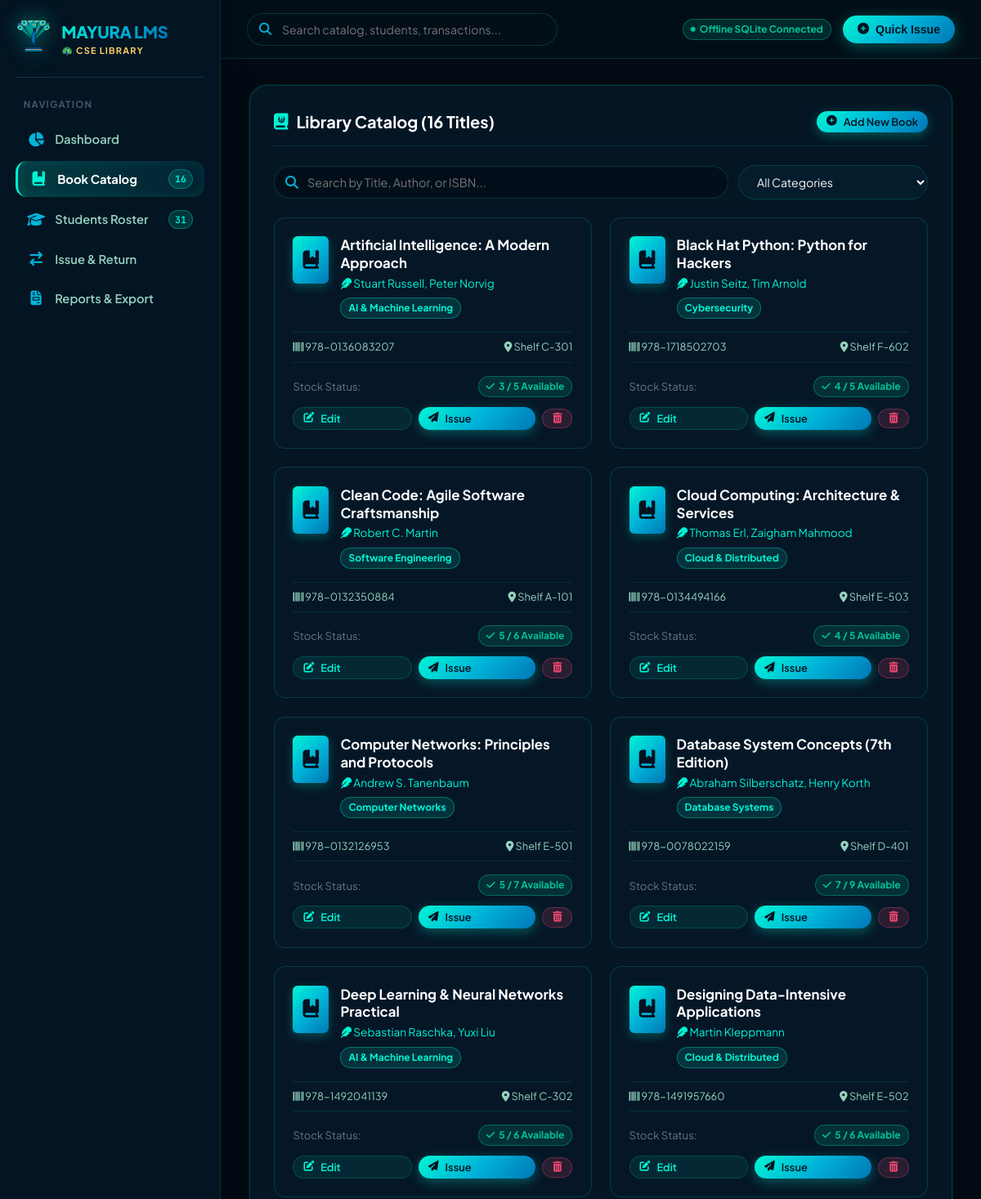
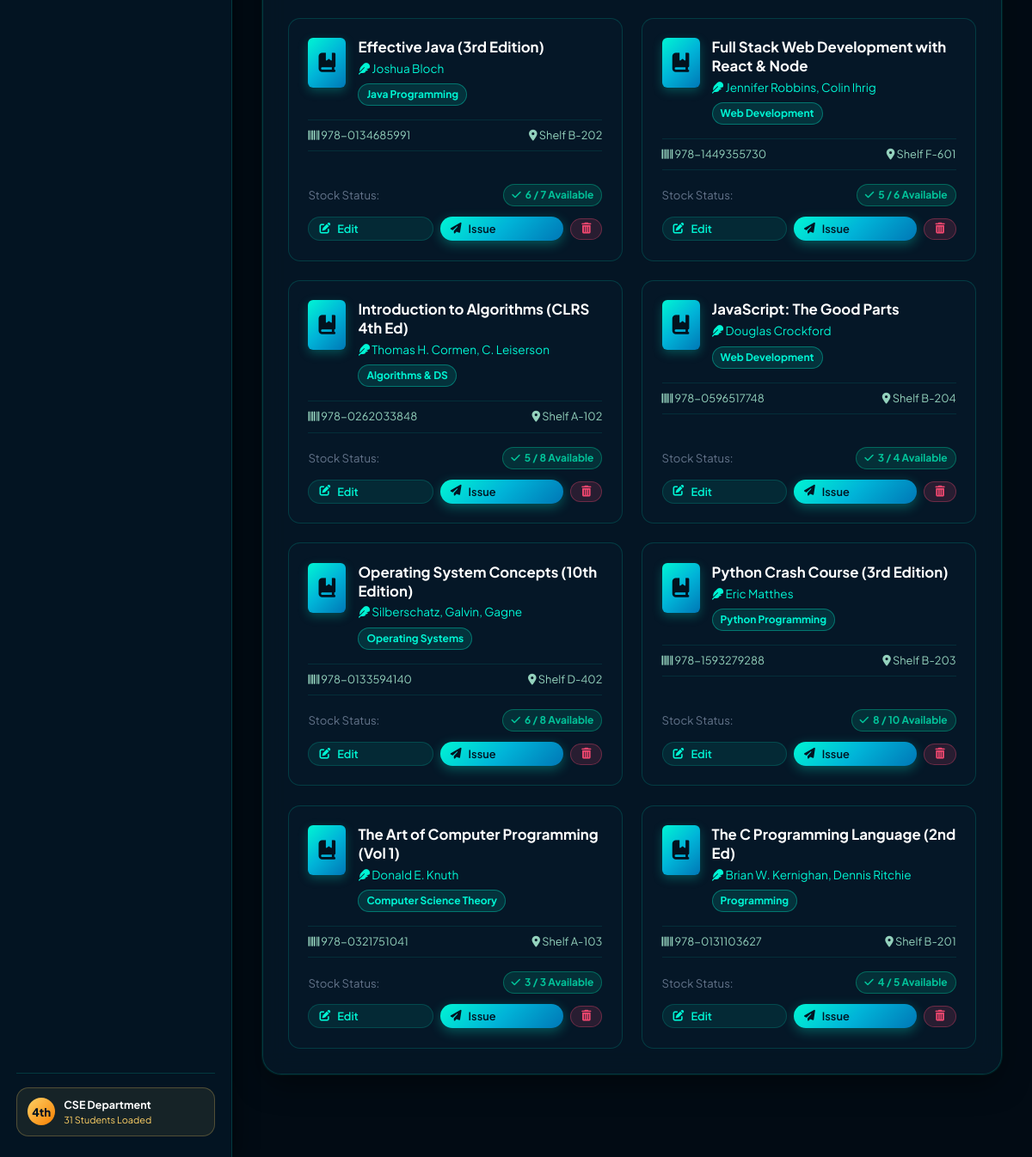
/books, run on the app's committed database (2 pictures, top to bottom).
### tables this page shows
CREATE TABLE books (
            id INTEGER PRIMARY KEY AUTOINCREMENT,
            isbn TEXT UNIQUE NOT NULL,
            title TEXT NOT NULL,
            author TEXT NOT NULL,
            category TEXT NOT NULL,
            total_copies INTEGER NOT NULL DEFAULT 1,
            available_copies INTEGER NOT NULL DEFAULT 1,
            shelf_location TEXT NOT NULL,
            created_at TIMESTAMP DEFAULT CURRENT_TIMESTAMP
        );

### app.py (the view)
@app.route('/books')
def books():
    conn = get_db()
    cursor = conn.cursor()
    cursor.execute("SELECT * FROM books ORDER BY title ASC")
    all_books = cursor.fetchall()
    cursor.execute("SELECT DISTINCT category FROM books ORDER BY category ASC")
    categories = [r['category'] for r in cursor.fetchall()]
    conn.close()
    return render_template('books.html', active_page='books', books=all_books, categories=categories)

### app.py (called while the page is built)
@app.context_processor
def inject_global_data():
    try:
        conn = get_db()
        cursor = conn.cursor()
        cursor.execute("SELECT id, roll_number, name, year_of_study, branch FROM students ORDER BY roll_number ASC")
        students = cursor.fetchall()
        cursor.execute("SELECT id, title, available_copies, total_copies, shelf_location FROM books ORDER BY title ASC")
        books = cursor.fetchall()
        conn.close()
        return dict(all_students_quick=students, all_books_quick=books)
    except Exception as e:
        return dict(all_students_quick=[], all_books_quick=[])

### database.py (called while the page is built)
def get_db():
    conn = sqlite3.connect(DB_PATH)
    conn.row_factory = sqlite3.Row
    return conn

### templates/books.html (shortened to what this page needs)
{% extends "base.html" %}
{% block content %}
<div class="glass-panel">
  <div class="panel-header">
    <div class="panel-heading">
      <i class="fa-solid fa-book-journal-whills" style="color: var(--peacock-cyan);"></i>
      <span>Library Catalog ({{ books|length }} Titles)</span>
    </div>
    <button class="btn-ui btn-ui-primary btn-ui-sm" onclick="openModal('addBookModal')">
      <i class="fa-solid fa-plus-circle"></i> Add New Book
    </button>
  </div>
  <div class="toolbar-row">
    <div class="peacock-searchbox">
      <i class="fa-solid fa-magnifying-glass"></i>
      <input type="text" id="bookSearch" placeholder="Search by Title, Author, or ISBN...">
    </div>
    <select id="categoryFilter" class="peacock-dropdown">
      <option value="all">All Categories</option>
    </select>
  </div>
  <div class="book-cards-grid">
    {% for book in books %}
      <div class="catalog-card book-item-card"
           data-title="{{ book.title|lower }}"
           data-author="{{ book.author|lower }}"
           data-isbn="{{ book.isbn|lower }}"
           data-category="{{ book.category|lower }}">
        <div>
          <div style="display: flex; gap: 14px; margin-bottom: 1rem;">
            <div style="width: 44px; height: 58px; border-radius: 6px; background: var(--grad-plumage); display: flex; align-items: center; justify-content: center; font-size: 1.4rem; color: #02121e; flex-shrink: 0; box-shadow: 0 4px 12px rgba(0, 245, 212, 0.25);">
              <i class="fa-solid fa-book-bookmark"></i>
            </div>
            <div>
              <h4 style="font-size: 1.05rem; color: #fff; font-weight: 700; line-height: 1.3; margin-bottom: 4px;">{{ book.title }}</h4>
              <div style="font-size: 0.85rem; color: var(--peacock-cyan);"><i class="fa-solid fa-feather"></i> {{ book.author }}</div>
              <div style="margin-top: 6px;">
                <span class="tag-badge tag-cyan">{{ book.category }}</span>
              </div>
            </div>
          </div>
          <div style="display: flex; justify-content: space-between; align-items: center; padding: 8px 0; border-top: 1px solid rgba(0, 245, 212, 0.1); border-bottom: 1px solid rgba(0, 245, 212, 0.1); margin-bottom: 1rem; font-size: 0.8rem; color: var(--text-secondary);">
            <span><i class="fa-solid fa-barcode"></i> {{ book.isbn }}</span>
            <span><i class="fa-solid fa-location-dot"></i> {{ book.shelf_location }}</span>
          </div>
        </div>
        <div>
          <div style="display: flex; justify-content: space-between; align-items: center; margin-bottom: 12px;">
            <span style="font-size: 0.82rem; color: var(--text-muted);">Stock Status:</span>
            {% if book.available_copies > 0 %}
              <span class="tag-badge tag-emerald">
                <i class="fa-solid fa-check"></i> {{ book.available_copies }} / {{ book.total_copies }} Available
              </span>
            {% else %}
              <span class="tag-badge tag-crimson">
                <i class="fa-solid fa-xmark"></i> Out of Stock (0/{{ book.total_copies }})
              </span>
            {% endif %}
          </div>
          <div style="display: flex; gap: 8px;">
            <button class="btn-ui btn-ui-secondary btn-ui-sm" style="flex: 1;" onclick="openEditBookModal({{ book.id }}, '{{ book.title|escape }}', '{{ book.author|escape }}', '{{ book.category|escape }}', '{{ book.isbn }}', {{ book.total_copies }}, {{ book.available_copies }}, '{{ book.shelf_location }}')">
              <i class="fa-solid fa-pen-to-square"></i> Edit
            </button>
            {% if book.available_copies > 0 %}
              <button class="btn-ui btn-ui-primary btn-ui-sm" style="flex: 1;" onclick="openIssueModalForBook({{ book.id }})">
                <i class="fa-solid fa-paper-plane"></i> Issue
              </button>
            {% else %}
              <button class="btn-ui btn-ui-secondary btn-ui-sm" style="flex: 1; opacity: 0.5;" disabled>
                Reserved
              </button>
            {% endif %}
            <form action="{{ url_for('delete_book', book_id=book.id) }}" method="POST" style="margin: 0;" onsubmit="return confirm('Are you sure you want to delete this book?');">
              <button type="submit" class="btn-ui btn-ui-danger btn-ui-sm" title="Delete Book">
                <i class="fa-solid fa-trash-can"></i>
              </button>
            </form>
          </div>
        </div>
      </div>
    {% endfor %}
  </div>
</div>
{% endblock %}

### data on the page
books: title "Artificial Intelligence: A Modern Approach", author "Stuart Russell, Peter Norvig", category "AI & Machine Learning", isbn "978-0136083207", shelf_location "Shelf C-301", available_copies "3", total_copies "5"
books: title "Black Hat Python: Python for Hackers", author "Justin Seitz, Tim Arnold", category "Cybersecurity", isbn "978-1718502703", shelf_location "Shelf F-602", available_copies "4", total_copies "5"
books: title "Clean Code: Agile Software Craftsmanship", author "Robert C. Martin", category "Software Engineering", isbn "978-0132350884", shelf_location "Shelf A-101", available_copies "5", total_copies "6"
books: title "Cloud Computing: Architecture & Services", author "Thomas Erl, Zaigham Mahmood", category "Cloud & Distributed", isbn "978-0134494166", shelf_location "Shelf E-503", available_copies "4", total_copies "5"
books: title "Computer Networks: Principles and Protocols", author "Andrew S. Tanenbaum", category "Computer Networks", isbn "978-0132126953", shelf_location "Shelf E-501", available_copies "5", total_copies "7"
books: title "Database System Concepts (7th Edition)", author "Abraham Silberschatz, Henry Korth", category "Database Systems", isbn "978-0078022159", shelf_location "Shelf D-401", available_copies "7", total_copies "9"
books: title "Deep Learning & Neural Networks Practical", author "Sebastian Raschka, Yuxi Liu", category "AI & Machine Learning", isbn "978-1492041139", shelf_location "Shelf C-302", available_copies "5", total_copies "6"
books: title "Designing Data-Intensive Applications", author "Martin Kleppmann", category "Cloud & Distributed", isbn "978-1491957660", shelf_location "Shelf E-502", available_copies "5", total_copies "6"
books: title "Effective Java (3rd Edition)", author "Joshua Bloch", category "Java Programming", isbn "978-0134685991", shelf_location "Shelf B-202", available_copies "6", total_copies "7"
books: title "Full Stack Web Development with React & Node", author "Jennifer Robbins, Colin Ihrig", category "Web Development", isbn "978-1449355730", shelf_location "Shelf F-601", available_copies "5", total_copies "6"
books: title "Introduction to Algorithms (CLRS 4th Ed)", author "Thomas H. Cormen, C. Leiserson", category "Algorithms & DS", isbn "978-0262033848", shelf_location "Shelf A-102", available_copies "5", total_copies "8"
books: title "JavaScript: The Good Parts", author "Douglas Crockford", category "Web Development", isbn "978-0596517748", shelf_location "Shelf B-204", available_copies "3", total_copies "4"
books: title "Operating System Concepts (10th Edition)", author "Silberschatz, Galvin, Gagne", category "Operating Systems", isbn "978-0133594140", shelf_location "Shelf D-402", available_copies "6", total_copies "8"
books: title "Python Crash Course (3rd Edition)", author "Eric Matthes", category "Python Programming", isbn "978-1593279288", shelf_location "Shelf B-203", available_copies "8", total_copies "10"
books: title "The Art of Computer Programming (Vol 1)", author "Donald E. Knuth", category "Computer Science Theory", isbn "978-0321751041", shelf_location "Shelf A-103", available_copies "3", total_copies "3"
books: title "The C Programming Language (2nd Ed)", author "Brian W. Kernighan, Dennis Ritchie", category "Programming", isbn "978-0131103627", shelf_location "Shelf B-201", available_copies "4", total_copies "5"

### other printed values
{{ all_books_quick|length }} "16"
{{ books|length }} "16"
